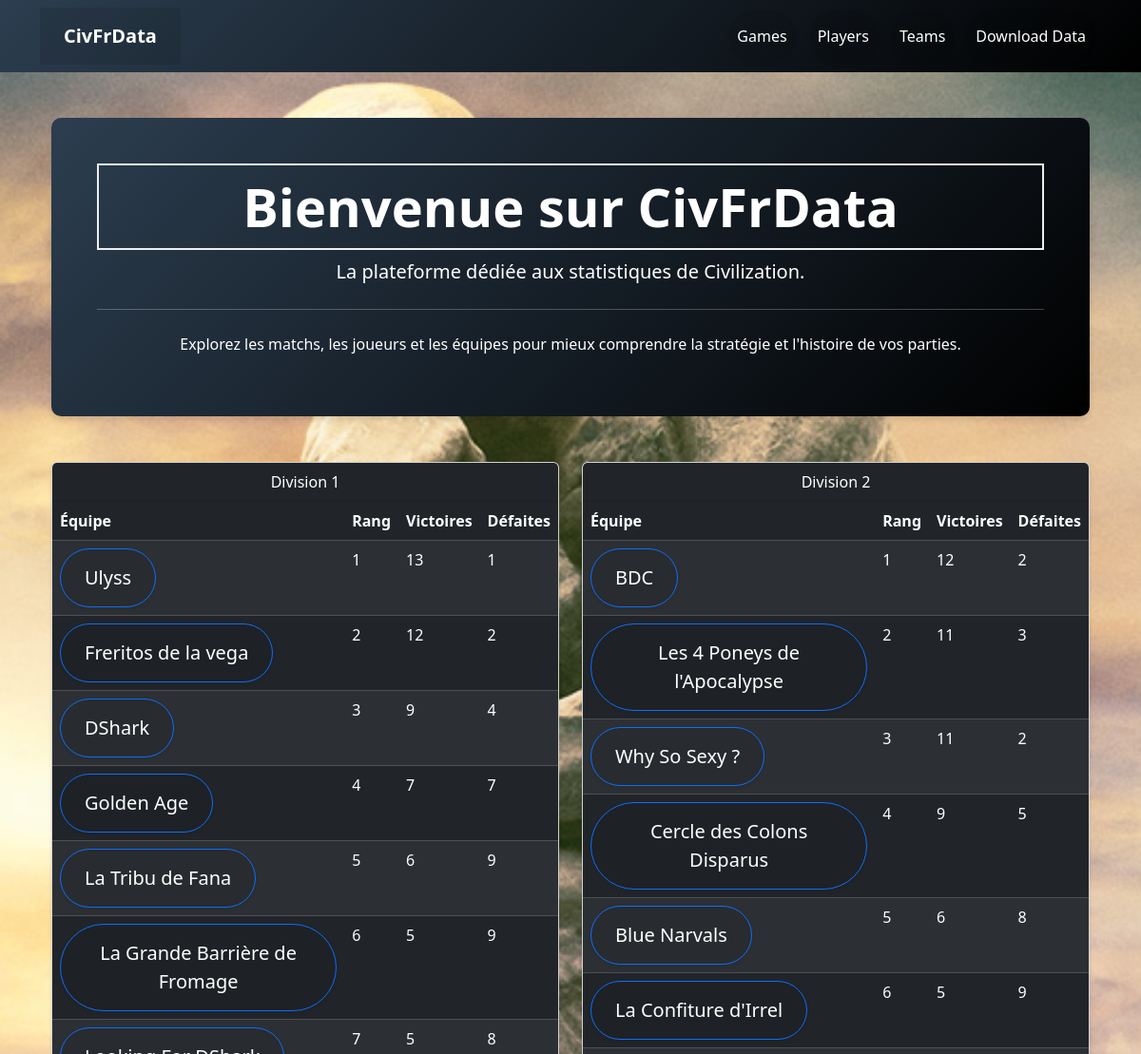
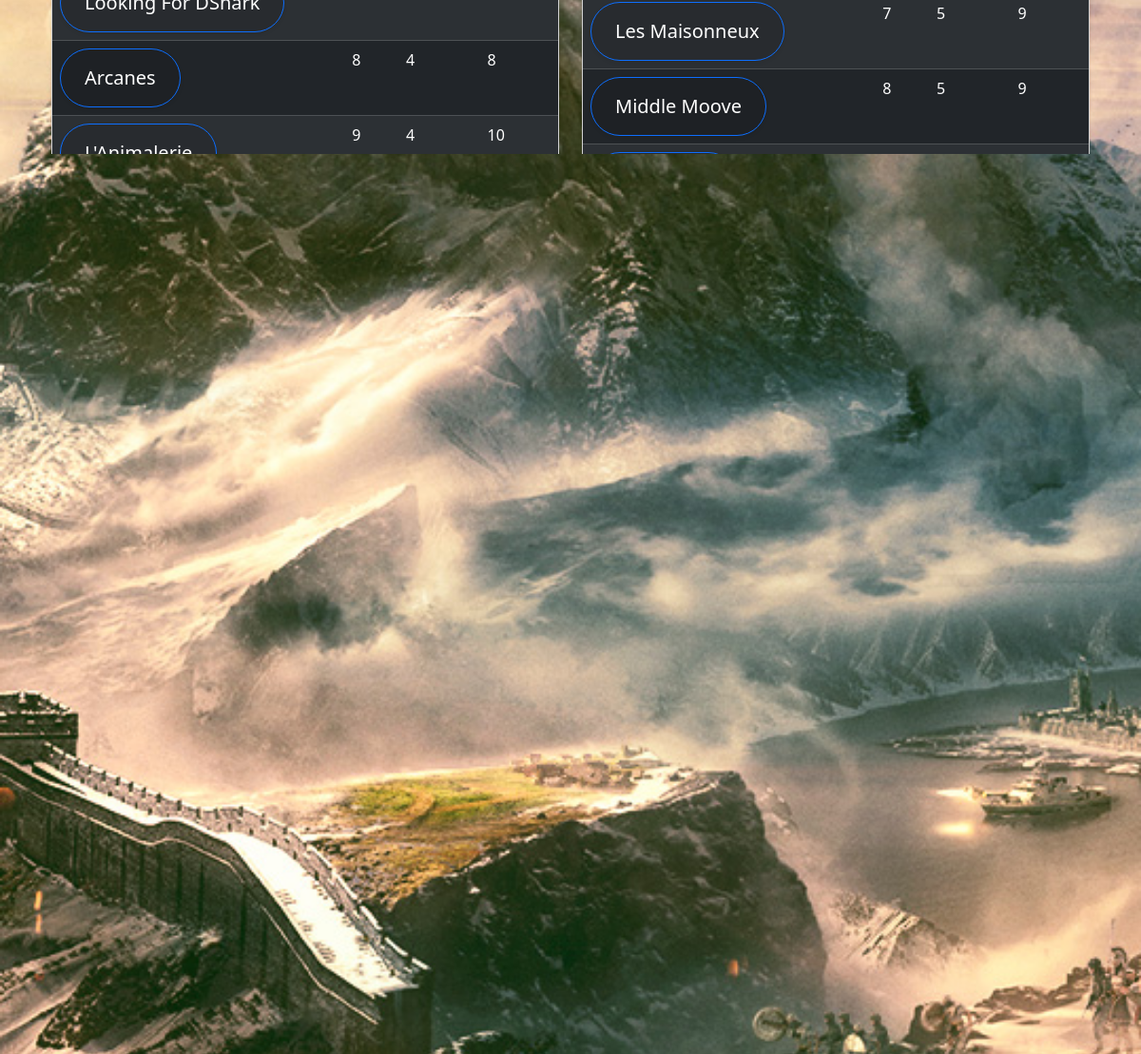
The page / on the database its author committed (2 pictures, top to bottom).
### tables this page shows
CREATE TABLE teams (
            team_name TEXT PRIMARY KEY,
            division TEXT
        );

### main.py (the view)
@app.route('/')
def landingpage():
    teams = get_all_teams()
    divisions = {}
    for team in teams:
        team_dict = dict(team)  # Conversion de sqlite3.Row en dictionnaire
        div = team_dict["division"]
        if div not in divisions:
            divisions[div] = []
        divisions[div].append(team_dict)
    for div, team_list in divisions.items():
        for team in team_list:
            stats = get_minimal_team_stats(team['team_name'])
            team["wins"] = stats["wins"]
            team["loses"] = stats["loses"]
            team["total_games"] = stats["total_games"]
        sorted_teams = sorted(team_list, key=lambda t: int(t.get("wins", 0)), reverse=True)
        for rank, team in enumerate(sorted_teams, start=1):
            team["ranking"] = rank
        divisions[div] = sorted_teams
    order = ['1', '2', '3a', '3b']
    return render_template('landingpage.html', divisions=divisions, order=order)

### main.py (called while the page is built)
def get_db_connection():
    conn = sqlite3.connect('database.db')
    conn.row_factory = sqlite3.Row
    return conn

def get_all_teams():
    conn = get_db_connection()
    conn.row_factory = sqlite3.Row
    teams = conn.execute('SELECT team_name, division FROM teams ORDER BY LOWER(team_name) ASC').fetchall()
    conn.close()
    return teams

### templates/landingpage.html (shortened to what this page needs)
{% extends 'base.html' %}
{% block content %}
<div class="container my-5">
  <div class="p-5 text-center" style="background: linear-gradient(135deg, #2c3e50, #000000); border-radius: 10px; box-shadow: 0 4px 6px rgba(0,0,0,0.1);">
    <h1 class="display-4 text-white fw-bold">Bienvenue sur CivFrData</h1>
    <p class="lead text-white">La plateforme dédiée aux statistiques de Civilization.</p>
    <hr class="my-4 border-light">
    <p class="text-white">Explorez les matchs, les joueurs et les équipes pour mieux comprendre la stratégie et l'histoire de vos parties.</p>
  </div>
  <div class="row mt-5">
    {% for division in order %}
      {% if divisions[division] is defined %}
        <div class="col-md-6 mb-4">
          <div class="card shadow-sm">
            <div class="card-header bg-dark text-white text-center">
              Division {{ division }}
            </div>
            <div class="card-body p-0">
              <table class="table table-dark table-striped m-0">
                <thead>
                  <tr>
                    <th scope="col">Équipe</th>
                    <th scope="col">Rang</th>
                    <th scope="col">Victoires</th>
                    <th scope="col">Défaites</th>
                  </tr>
                </thead>
                <tbody>
                  {% for team in divisions[division] %}
                    <tr>
                      <td>
                        <a href="{{ url_for('team_details', team_name=team['team_name']) }}" class="btn btn-primary btn-lg rounded-pill shadow-sm">
                          {{ team['team_name'] }}
                        </a>
                      </td>
                      <td>{{ team['ranking'] }}</td>
                      <td>{{ team['wins'] }}</td>
                      <td>{{ team['loses'] }}</td>
                    </tr>
                  {% endfor %}
                </tbody>
              </table>
            </div>
          </div>
        </div>
      {% endif %}
    {% endfor %}
  </div>
</div>
{% endblock %}

### static/css/style.css (style rules this page uses)
h1 { border: 2px #eee solid; color: brown; text-align: center; padding: 10px; }
a:link, a:visited, a:hover, a:active { background-color: rgba(0,0,0,0.1); color: white; padding: 15px 25px; text-align: center; text-decoration: none; display: inline-block; }
body { background-image: url(../assets/background-4cf7c7b5.jpg); background-size: cover; background-repeat: no-repeat; background-position: center; background-attachment: fixed; height: 300vh; }

### rows shown on the page
teams: team_name "Ulyss", ranking "1", wins "13", loses "1"
teams: team_name "Freritos de la vega", ranking "2", wins "12", loses "2"
teams: team_name "DShark", ranking "3", wins "9", loses "4"
teams: team_name "Golden Age", ranking "4", wins "7", loses "7"
teams: team_name "La Tribu de Fana", ranking "5", wins "6", loses "9"
teams: team_name "La Grande Barrière de Fromage", ranking "6", wins "5", loses "9"
teams: team_name "Looking For DShark", ranking "7", wins "5", loses "8"
teams: team_name "Arcanes", ranking "8", wins "4", loses "8"
teams: team_name "L'Animalerie", ranking "9", wins "4", loses "10"
teams: team_name "Les SCAR", ranking "10", wins "2", loses "9"
teams: team_name "BDC", ranking "1", wins "12", loses "2"
teams: team_name "Les 4 Poneys de l'Apocalypse", ranking "2", wins "11", loses "3"
teams: team_name "Why So Sexy ?", ranking "3", wins "11", loses "2"
teams: team_name "Cercle des Colons Disparus", ranking "4", wins "9", loses "5"
teams: team_name "Blue Narvals", ranking "5", wins "6", loses "8"
teams: team_name "La Confiture d'Irrel", ranking "6", wins "5", loses "9"
teams: team_name "Les Maisonneux", ranking "7", wins "5", loses "9"
teams: team_name "Middle Moove", ranking "8", wins "5", loses "9"
teams: team_name "Le Tort Tue", ranking "9", wins "3", loses "11"
teams: team_name "Les Esperluettes poliorcètes", ranking "10", wins "2", loses "13"
teams: team_name "Chop Yourself", ranking "1", wins "11", loses "1"
teams: team_name "Stratèges en Pantoufles", ranking "2", wins "8", loses "4"
teams: team_name "SAUCE", ranking "3", wins "7", loses "4"
teams: team_name "Sac à Dos", ranking "4", wins "5", loses "5"
teams: team_name "FUN", ranking "5", wins "3", loses "6"
teams: team_name "UNKNOWN", ranking "6", wins "2", loses "1"
teams: team_name "Voitures retournées", ranking "7", wins "2", loses "9"
teams: team_name "All Civs Are Beautiful", ranking "8", wins "0", loses "11"
teams: team_name "Productivity Queens", ranking "1", wins "8", loses "2"
teams: team_name "Baby Boomers", ranking "2", wins "7", loses "4"
teams: team_name "MassueManAnarchy", ranking "3", wins "5", loses "4"
teams: team_name "Retraités Tout Terrain", ranking "4", wins "5", loses "5"
teams: team_name "Sans Prétention Quedal Rien", ranking "5", wins "4", loses "6"
teams: team_name "White Narvals", ranking "6", wins "1", loses "9"

### other values the page prints
{{ division }} "1" "2" "3b"
